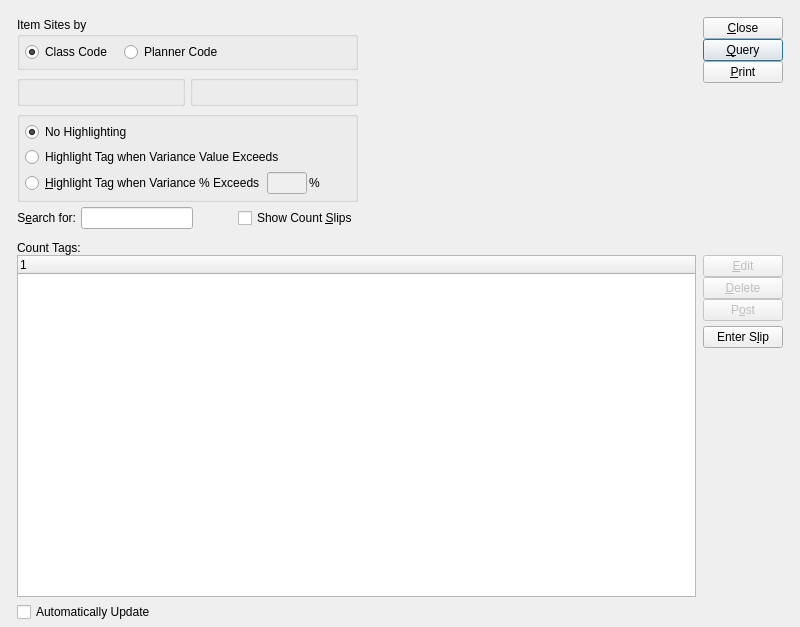
<?xml version="1.0" encoding="UTF-8"?>
<ui version="4.0">
 <comment>This file is part of the xTuple ERP: PostBooks Edition, a free and
open source Enterprise Resource Planning software suite,
Copyright (c) 1999-2011 by OpenMFG LLC, d/b/a xTuple.
It is licensed to you under the Common Public Attribution License
version 1.0, the full text of which (including xTuple-specific Exhibits)
is available at www.xtuple.com/CPAL.  By using this software, you agree
to be bound by its terms.</comment>
 <class>dspCountTagEditList</class>
 <widget class="QWidget" name="dspCountTagEditList">
  <property name="geometry">
   <rect>
    <x>0</x>
    <y>0</y>
    <width>800</width>
    <height>627</height>
   </rect>
  </property>
  <property name="windowTitle">
   <string>Count Tag Edit List</string>
  </property>
  <layout class="QGridLayout" name="gridLayout_6">
   <item row="0" column="0">
    <layout class="QGridLayout" name="gridLayout_5">
     <property name="leftMargin">
      <number>12</number>
     </property>
     <property name="topMargin">
      <number>12</number>
     </property>
     <property name="rightMargin">
      <number>12</number>
     </property>
     <property name="spacing">
      <number>12</number>
     </property>
     <item row="0" column="0">
      <layout class="QHBoxLayout" name="horizontalLayout_5">
       <item>
        <layout class="QGridLayout" name="gridLayout_4">
         <item row="0" column="0">
          <widget class="QGroupBox" name="_type">
           <property name="title">
            <string>Item Sites by</string>
           </property>
           <layout class="QGridLayout" name="gridLayout_2">
            <item row="0" column="0">
             <layout class="QHBoxLayout" name="horizontalLayout_2">
              <property name="spacing">
               <number>12</number>
              </property>
              <item>
               <widget class="QRadioButton" name="_classcode">
                <property name="text">
                 <string>Class Code</string>
                </property>
                <property name="checked">
                 <bool>true</bool>
                </property>
               </widget>
              </item>
              <item>
               <widget class="QRadioButton" name="_plancode">
                <property name="text">
                 <string>Planner Code</string>
                </property>
               </widget>
              </item>
              <item>
               <spacer>
                <property name="orientation">
                 <enum>Qt::Horizontal</enum>
                </property>
                <property name="sizeType">
                 <enum>QSizePolicy::Expanding</enum>
                </property>
                <property name="sizeHint" stdset="0">
                 <size>
                  <width>0</width>
                  <height>16</height>
                 </size>
                </property>
               </spacer>
              </item>
             </layout>
            </item>
           </layout>
          </widget>
         </item>
         <item row="1" column="0">
          <layout class="QHBoxLayout" name="horizontalLayout_4">
           <item>
            <widget class="ParameterGroup" name="_parameter">
             <property name="focusPolicy">
              <enum>Qt::StrongFocus</enum>
             </property>
             <property name="title">
              <string/>
             </property>
             <property name="fixedSize">
              <bool>false</bool>
             </property>
            </widget>
           </item>
           <item>
            <widget class="WarehouseGroup" name="_warehouse">
             <property name="focusPolicy">
              <enum>Qt::StrongFocus</enum>
             </property>
             <property name="title">
              <string/>
             </property>
             <property name="fixedSize">
              <bool>false</bool>
             </property>
            </widget>
           </item>
          </layout>
         </item>
         <item row="2" column="0">
          <widget class="QGroupBox" name="_highlightGroup">
           <property name="title">
            <string/>
           </property>
           <layout class="QGridLayout" name="gridLayout_3">
            <item row="0" column="0">
             <layout class="QHBoxLayout" name="horizontalLayout_3">
              <item>
               <widget class="QRadioButton" name="_noHighlight">
                <property name="text">
                 <string>No Highlighting</string>
                </property>
                <property name="checked">
                 <bool>true</bool>
                </property>
               </widget>
              </item>
              <item>
               <spacer name="horizontalSpacer_2">
                <property name="orientation">
                 <enum>Qt::Horizontal</enum>
                </property>
                <property name="sizeType">
                 <enum>QSizePolicy::Preferred</enum>
                </property>
                <property name="sizeHint" stdset="0">
                 <size>
                  <width>0</width>
                  <height>20</height>
                 </size>
                </property>
               </spacer>
              </item>
             </layout>
            </item>
            <item row="1" column="0">
             <layout class="QHBoxLayout">
              <property name="spacing">
               <number>5</number>
              </property>
              <item>
               <widget class="QRadioButton" name="_highlightValue">
                <property name="text">
                 <string>Highlight Tag when Variance Value Exceeds</string>
                </property>
               </widget>
              </item>
              <item>
               <widget class="CurrCluster" name="_varianceValue">
                <property name="sizePolicy">
                 <sizepolicy hsizetype="Preferred" vsizetype="Fixed">
                  <horstretch>0</horstretch>
                  <verstretch>0</verstretch>
                 </sizepolicy>
                </property>
                <property name="currencyEnabled">
                 <bool>false</bool>
                </property>
                <property name="enabled">
                 <bool>false</bool>
                </property>
               </widget>
              </item>
              <item>
               <spacer name="horizontalSpacer_3">
                <property name="orientation">
                 <enum>Qt::Horizontal</enum>
                </property>
                <property name="sizeHint" stdset="0">
                 <size>
                  <width>0</width>
                  <height>20</height>
                 </size>
                </property>
               </spacer>
              </item>
             </layout>
            </item>
            <item row="2" column="0">
             <layout class="QHBoxLayout">
              <property name="spacing">
               <number>0</number>
              </property>
              <item>
               <layout class="QHBoxLayout">
                <property name="spacing">
                 <number>2</number>
                </property>
                <item>
                 <widget class="QRadioButton" name="_highlightPercent">
                  <property name="text">
                   <string>&amp;Highlight Tag when Variance % Exceeds</string>
                  </property>
                 </widget>
                </item>
                <item>
                 <widget class="XLineEdit" name="_variancePercent">
                  <property name="enabled">
                   <bool>false</bool>
                  </property>
                  <property name="sizePolicy">
                   <sizepolicy hsizetype="Preferred" vsizetype="Fixed">
                    <horstretch>0</horstretch>
                    <verstretch>0</verstretch>
                   </sizepolicy>
                  </property>
                  <property name="maximumSize">
                   <size>
                    <width>40</width>
                    <height>32767</height>
                   </size>
                  </property>
                 </widget>
                </item>
                <item>
                 <widget class="QLabel" name="_prcntLit">
                  <property name="text">
                   <string>%</string>
                  </property>
                 </widget>
                </item>
               </layout>
              </item>
              <item>
               <spacer>
                <property name="orientation">
                 <enum>Qt::Horizontal</enum>
                </property>
                <property name="sizeType">
                 <enum>QSizePolicy::Expanding</enum>
                </property>
                <property name="sizeHint" stdset="0">
                 <size>
                  <width>0</width>
                  <height>10</height>
                 </size>
                </property>
               </spacer>
              </item>
             </layout>
            </item>
           </layout>
          </widget>
         </item>
         <item row="3" column="0">
          <layout class="QHBoxLayout" name="horizontalLayout">
           <item>
            <widget class="QLabel" name="_searchForLit">
             <property name="text">
              <string>S&amp;earch for:</string>
             </property>
             <property name="alignment">
              <set>Qt::AlignRight|Qt::AlignTrailing|Qt::AlignVCenter</set>
             </property>
             <property name="buddy">
              <cstring>_searchFor</cstring>
             </property>
            </widget>
           </item>
           <item>
            <widget class="XLineEdit" name="_searchFor"/>
           </item>
           <item>
            <spacer name="horizontalSpacer">
             <property name="orientation">
              <enum>Qt::Horizontal</enum>
             </property>
             <property name="sizeType">
              <enum>QSizePolicy::Preferred</enum>
             </property>
             <property name="sizeHint" stdset="0">
              <size>
               <width>40</width>
               <height>17</height>
              </size>
             </property>
            </spacer>
           </item>
           <item>
            <widget class="XCheckBox" name="_showSlips">
             <property name="text">
              <string>Show Count &amp;Slips</string>
             </property>
            </widget>
           </item>
          </layout>
         </item>
        </layout>
       </item>
       <item>
        <spacer name="horizontalSpacer_4">
         <property name="orientation">
          <enum>Qt::Horizontal</enum>
         </property>
         <property name="sizeHint" stdset="0">
          <size>
           <width>166</width>
           <height>13</height>
          </size>
         </property>
        </spacer>
       </item>
       <item>
        <layout class="QVBoxLayout">
         <property name="spacing">
          <number>0</number>
         </property>
         <item>
          <layout class="QVBoxLayout">
           <property name="spacing">
            <number>0</number>
           </property>
           <item>
            <widget class="QPushButton" name="_close">
             <property name="text">
              <string>&amp;Close</string>
             </property>
            </widget>
           </item>
           <item>
            <widget class="QPushButton" name="_query">
             <property name="text">
              <string>&amp;Query</string>
             </property>
             <property name="autoDefault">
              <bool>true</bool>
             </property>
             <property name="default">
              <bool>true</bool>
             </property>
            </widget>
           </item>
           <item>
            <widget class="QPushButton" name="_print">
             <property name="text">
              <string>&amp;Print</string>
             </property>
            </widget>
           </item>
          </layout>
         </item>
         <item>
          <spacer>
           <property name="orientation">
            <enum>Qt::Vertical</enum>
           </property>
           <property name="sizeType">
            <enum>QSizePolicy::Expanding</enum>
           </property>
           <property name="sizeHint" stdset="0">
            <size>
             <width>20</width>
             <height>0</height>
            </size>
           </property>
          </spacer>
         </item>
        </layout>
       </item>
      </layout>
     </item>
     <item row="1" column="0">
      <widget class="QFrame" name="_frame">
       <property name="sizePolicy">
        <sizepolicy hsizetype="Preferred" vsizetype="Expanding">
         <horstretch>0</horstretch>
         <verstretch>1</verstretch>
        </sizepolicy>
       </property>
       <property name="frameShape">
        <enum>QFrame::NoFrame</enum>
       </property>
       <property name="frameShadow">
        <enum>QFrame::Raised</enum>
       </property>
       <layout class="QGridLayout" name="gridLayout">
        <property name="margin">
         <number>0</number>
        </property>
        <item row="0" column="0" colspan="2">
         <layout class="QVBoxLayout" name="verticalLayout">
          <property name="spacing">
           <number>0</number>
          </property>
          <item>
           <widget class="QLabel" name="_countTagsLit">
            <property name="text">
             <string>Count Tags:</string>
            </property>
           </widget>
          </item>
          <item>
           <layout class="QHBoxLayout">
            <property name="spacing">
             <number>7</number>
            </property>
            <item>
             <widget class="XTreeWidget" name="_cnttag">
              <property name="minimumSize">
               <size>
                <width>0</width>
                <height>100</height>
               </size>
              </property>
              <property name="selectionMode">
               <enum>QAbstractItemView::ExtendedSelection</enum>
              </property>
             </widget>
            </item>
            <item>
             <layout class="QVBoxLayout">
              <property name="spacing">
               <number>0</number>
              </property>
              <item>
               <layout class="QVBoxLayout">
                <property name="spacing">
                 <number>5</number>
                </property>
                <item>
                 <layout class="QVBoxLayout">
                  <property name="spacing">
                   <number>0</number>
                  </property>
                  <item>
                   <widget class="QPushButton" name="_edit">
                    <property name="enabled">
                     <bool>false</bool>
                    </property>
                    <property name="text">
                     <string>&amp;Edit</string>
                    </property>
                   </widget>
                  </item>
                  <item>
                   <widget class="QPushButton" name="_delete">
                    <property name="enabled">
                     <bool>false</bool>
                    </property>
                    <property name="text">
                     <string>&amp;Delete</string>
                    </property>
                   </widget>
                  </item>
                  <item>
                   <widget class="QPushButton" name="_post">
                    <property name="enabled">
                     <bool>false</bool>
                    </property>
                    <property name="text">
                     <string>P&amp;ost</string>
                    </property>
                   </widget>
                  </item>
                 </layout>
                </item>
                <item>
                 <widget class="QPushButton" name="_enterSlip">
                  <property name="text">
                   <string>Enter S&amp;lip</string>
                  </property>
                 </widget>
                </item>
               </layout>
              </item>
              <item>
               <spacer>
                <property name="orientation">
                 <enum>Qt::Vertical</enum>
                </property>
                <property name="sizeType">
                 <enum>QSizePolicy::Expanding</enum>
                </property>
                <property name="sizeHint" stdset="0">
                 <size>
                  <width>20</width>
                  <height>20</height>
                 </size>
                </property>
               </spacer>
              </item>
             </layout>
            </item>
           </layout>
          </item>
         </layout>
        </item>
        <item row="1" column="0">
         <widget class="XCheckBox" name="_autoUpdate">
          <property name="minimumSize">
           <size>
            <width>150</width>
            <height>20</height>
           </size>
          </property>
          <property name="text">
           <string>Automatically Update</string>
          </property>
         </widget>
        </item>
        <item row="1" column="1">
         <spacer>
          <property name="orientation">
           <enum>Qt::Horizontal</enum>
          </property>
          <property name="sizeType">
           <enum>QSizePolicy::Expanding</enum>
          </property>
          <property name="sizeHint" stdset="0">
           <size>
            <width>20</width>
            <height>20</height>
           </size>
          </property>
         </spacer>
        </item>
       </layout>
      </widget>
     </item>
    </layout>
   </item>
  </layout>
 </widget>
 <layoutdefault spacing="5" margin="5"/>
 <pixmapfunction>qPixmapFromMimeSource</pixmapfunction>
 <customwidgets>
  <customwidget>
   <class>CurrCluster</class>
   <extends>CurrDisplay</extends>
   <header>currcluster.h</header>
  </customwidget>
  <customwidget>
   <class>CurrDisplay</class>
   <extends>QWidget</extends>
   <header>currcluster.h</header>
  </customwidget>
  <customwidget>
   <class>ParameterGroup</class>
   <extends>QGroupBox</extends>
   <header>parametergroup.h</header>
  </customwidget>
  <customwidget>
   <class>WarehouseGroup</class>
   <extends>QGroupBox</extends>
   <header>warehousegroup.h</header>
  </customwidget>
  <customwidget>
   <class>XCheckBox</class>
   <extends>QCheckBox</extends>
   <header>xcheckbox.h</header>
  </customwidget>
  <customwidget>
   <class>XLineEdit</class>
   <extends>QLineEdit</extends>
   <header>xlineedit.h</header>
   <container>1</container>
  </customwidget>
  <customwidget>
   <class>XTreeWidget</class>
   <extends>QTreeWidget</extends>
   <header>xtreewidget.h</header>
   <container>1</container>
  </customwidget>
 </customwidgets>
 <tabstops>
  <tabstop>_searchFor</tabstop>
  <tabstop>_warehouse</tabstop>
  <tabstop>_showSlips</tabstop>
  <tabstop>_noHighlight</tabstop>
  <tabstop>_highlightValue</tabstop>
  <tabstop>_varianceValue</tabstop>
  <tabstop>_highlightPercent</tabstop>
  <tabstop>_variancePercent</tabstop>
  <tabstop>_classcode</tabstop>
  <tabstop>_plancode</tabstop>
  <tabstop>_cnttag</tabstop>
  <tabstop>_edit</tabstop>
  <tabstop>_delete</tabstop>
  <tabstop>_post</tabstop>
  <tabstop>_enterSlip</tabstop>
  <tabstop>_query</tabstop>
  <tabstop>_print</tabstop>
  <tabstop>_close</tabstop>
 </tabstops>
 <resources/>
 <connections>
  <connection>
   <sender>_close</sender>
   <signal>clicked()</signal>
   <receiver>dspCountTagEditList</receiver>
   <slot>close()</slot>
   <hints>
    <hint type="sourcelabel">
     <x>20</x>
     <y>20</y>
    </hint>
    <hint type="destinationlabel">
     <x>20</x>
     <y>20</y>
    </hint>
   </hints>
  </connection>
  <connection>
   <sender>_highlightValue</sender>
   <signal>toggled(bool)</signal>
   <receiver>_varianceValue</receiver>
   <slot>setEnabled(bool)</slot>
   <hints>
    <hint type="sourcelabel">
     <x>20</x>
     <y>20</y>
    </hint>
    <hint type="destinationlabel">
     <x>20</x>
     <y>20</y>
    </hint>
   </hints>
  </connection>
  <connection>
   <sender>_highlightPercent</sender>
   <signal>toggled(bool)</signal>
   <receiver>_variancePercent</receiver>
   <slot>setEnabled(bool)</slot>
   <hints>
    <hint type="sourcelabel">
     <x>20</x>
     <y>20</y>
    </hint>
    <hint type="destinationlabel">
     <x>20</x>
     <y>20</y>
    </hint>
   </hints>
  </connection>
 </connections>
</ui>
